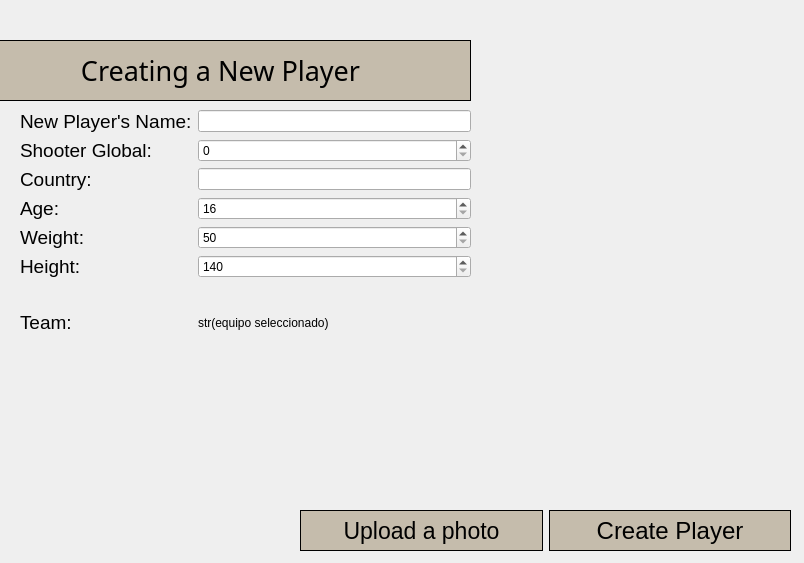
<?xml version="1.0" encoding="UTF-8"?>
<ui version="4.0">
 <class>Form</class>
 <widget class="QWidget" name="Form">
  <property name="geometry">
   <rect>
    <x>0</x>
    <y>0</y>
    <width>804</width>
    <height>563</height>
   </rect>
  </property>
  <property name="windowTitle">
   <string>Form</string>
  </property>
  <widget class="QLabel" name="label">
   <property name="geometry">
    <rect>
     <x>0</x>
     <y>0</y>
     <width>831</width>
     <height>571</height>
    </rect>
   </property>
   <property name="text">
    <string/>
   </property>
   <property name="pixmap">
    <pixmap>images/creating.jpg</pixmap>
   </property>
   <property name="scaledContents">
    <bool>true</bool>
   </property>
  </widget>
  <widget class="QLabel" name="label_2">
   <property name="geometry">
    <rect>
     <x>-30</x>
     <y>40</y>
     <width>501</width>
     <height>61</height>
    </rect>
   </property>
   <property name="font">
    <font>
     <family>Segoe Print</family>
     <pointsize>20</pointsize>
    </font>
   </property>
   <property name="styleSheet">
    <string notr="true">background:rgba(136, 113, 72,0.4);
border: 1px solid </string>
   </property>
   <property name="text">
    <string>Creating a New Player</string>
   </property>
   <property name="alignment">
    <set>Qt::AlignCenter</set>
   </property>
  </widget>
  <widget class="QWidget" name="gridLayoutWidget">
   <property name="geometry">
    <rect>
     <x>20</x>
     <y>110</y>
     <width>451</width>
     <height>251</height>
    </rect>
   </property>
   <layout class="QGridLayout" name="gridLayout" columnminimumwidth="0,0">
    <property name="sizeConstraint">
     <enum>QLayout::SetDefaultConstraint</enum>
    </property>
    <item row="2" column="0">
     <widget class="QLabel" name="label_4">
      <property name="font">
       <font>
        <pointsize>14</pointsize>
       </font>
      </property>
      <property name="text">
       <string>Shooter Global:</string>
      </property>
     </widget>
    </item>
    <item row="3" column="0">
     <widget class="QLabel" name="label_5">
      <property name="font">
       <font>
        <pointsize>14</pointsize>
       </font>
      </property>
      <property name="text">
       <string>Country:</string>
      </property>
     </widget>
    </item>
    <item row="6" column="0">
     <widget class="QLabel" name="label_10">
      <property name="font">
       <font>
        <pointsize>14</pointsize>
       </font>
      </property>
      <property name="text">
       <string>Height:</string>
      </property>
     </widget>
    </item>
    <item row="4" column="0">
     <widget class="QLabel" name="label_8">
      <property name="font">
       <font>
        <pointsize>14</pointsize>
       </font>
      </property>
      <property name="text">
       <string>Age:</string>
      </property>
     </widget>
    </item>
    <item row="5" column="0">
     <widget class="QLabel" name="label_9">
      <property name="font">
       <font>
        <pointsize>14</pointsize>
       </font>
      </property>
      <property name="text">
       <string>Weight:</string>
      </property>
     </widget>
    </item>
    <item row="7" column="0">
     <widget class="QLabel" name="label_11">
      <property name="font">
       <font>
        <pointsize>14</pointsize>
       </font>
      </property>
      <property name="text">
       <string>Team:</string>
      </property>
     </widget>
    </item>
    <item row="1" column="0">
     <widget class="QLabel" name="label_3">
      <property name="font">
       <font>
        <pointsize>14</pointsize>
       </font>
      </property>
      <property name="text">
       <string>New Player's Name:</string>
      </property>
     </widget>
    </item>
    <item row="1" column="1">
     <widget class="QLineEdit" name="lineEdit"/>
    </item>
    <item row="2" column="1">
     <widget class="QSpinBox" name="spinBox"/>
    </item>
    <item row="3" column="1">
     <widget class="QLineEdit" name="lineEdit_2"/>
    </item>
    <item row="4" column="1">
     <widget class="QSpinBox" name="spinBox_2">
      <property name="minimum">
       <number>16</number>
      </property>
      <property name="maximum">
       <number>40</number>
      </property>
     </widget>
    </item>
    <item row="5" column="1">
     <widget class="QSpinBox" name="spinBox_3">
      <property name="minimum">
       <number>50</number>
      </property>
      <property name="maximum">
       <number>120</number>
      </property>
     </widget>
    </item>
    <item row="6" column="1">
     <widget class="QSpinBox" name="spinBox_4">
      <property name="minimum">
       <number>140</number>
      </property>
      <property name="maximum">
       <number>210</number>
      </property>
     </widget>
    </item>
    <item row="7" column="1">
     <widget class="QLabel" name="label_6">
      <property name="text">
       <string>str(equipo seleccionado)</string>
      </property>
     </widget>
    </item>
   </layout>
  </widget>
  <widget class="QWidget" name="horizontalLayoutWidget">
   <property name="geometry">
    <rect>
     <x>300</x>
     <y>510</y>
     <width>491</width>
     <height>41</height>
    </rect>
   </property>
   <layout class="QHBoxLayout" name="horizontalLayout">
    <item>
     <widget class="QPushButton" name="pushButton">
      <property name="sizePolicy">
       <sizepolicy hsizetype="Minimum" vsizetype="Preferred">
        <horstretch>0</horstretch>
        <verstretch>0</verstretch>
       </sizepolicy>
      </property>
      <property name="font">
       <font>
        <pointsize>17</pointsize>
       </font>
      </property>
      <property name="styleSheet">
       <string notr="true">background:rgba(136, 113, 72,0.4);
border: 1px solid </string>
      </property>
      <property name="text">
       <string>Upload a photo</string>
      </property>
     </widget>
    </item>
    <item>
     <widget class="QPushButton" name="pushButton_2">
      <property name="sizePolicy">
       <sizepolicy hsizetype="Minimum" vsizetype="Preferred">
        <horstretch>0</horstretch>
        <verstretch>0</verstretch>
       </sizepolicy>
      </property>
      <property name="font">
       <font>
        <pointsize>18</pointsize>
       </font>
      </property>
      <property name="styleSheet">
       <string notr="true">background:rgba(136, 113, 72,0.4);
border: 1px solid </string>
      </property>
      <property name="text">
       <string>Create Player</string>
      </property>
     </widget>
    </item>
   </layout>
  </widget>
 </widget>
 <resources/>
 <connections/>
</ui>
